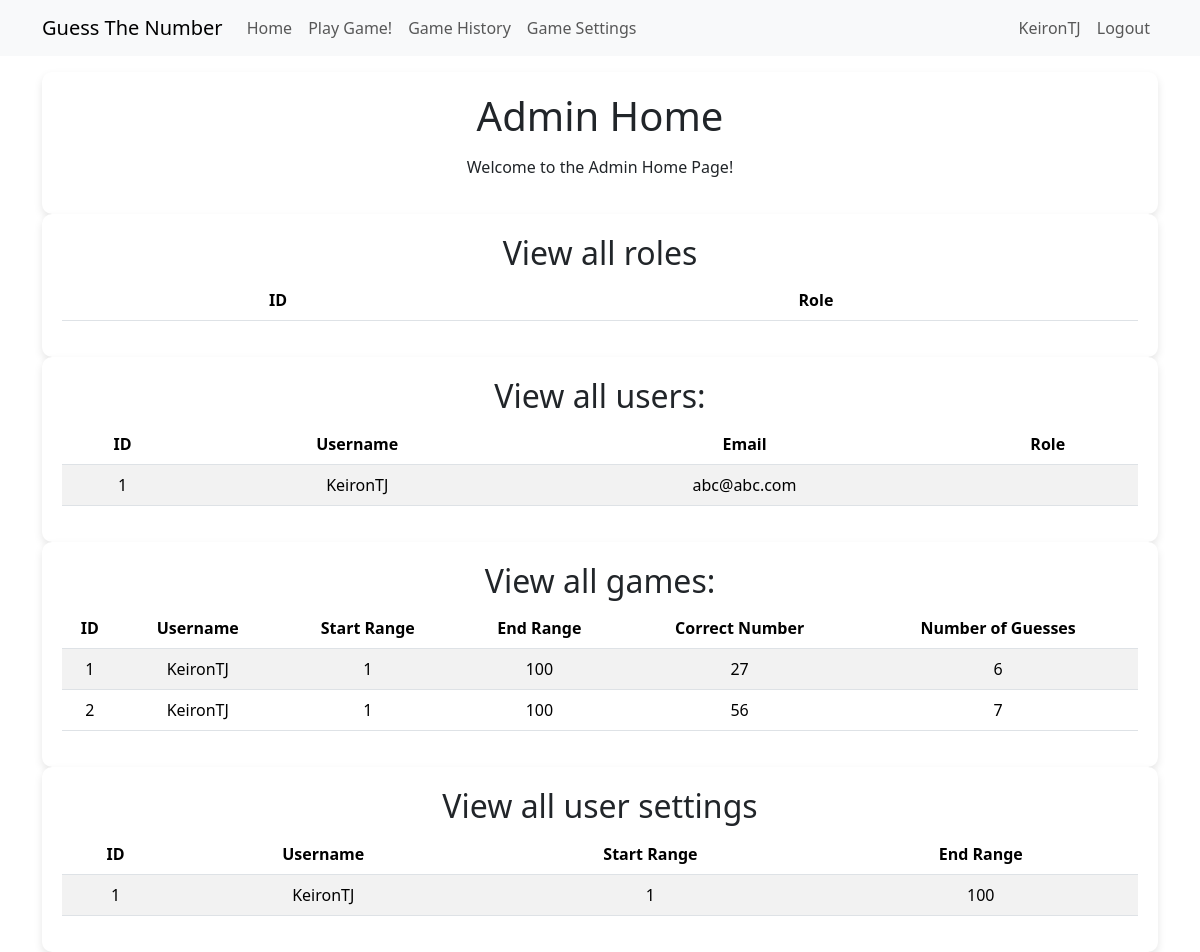
/admin_home (signed in), run on an earlier commit of the app's database.
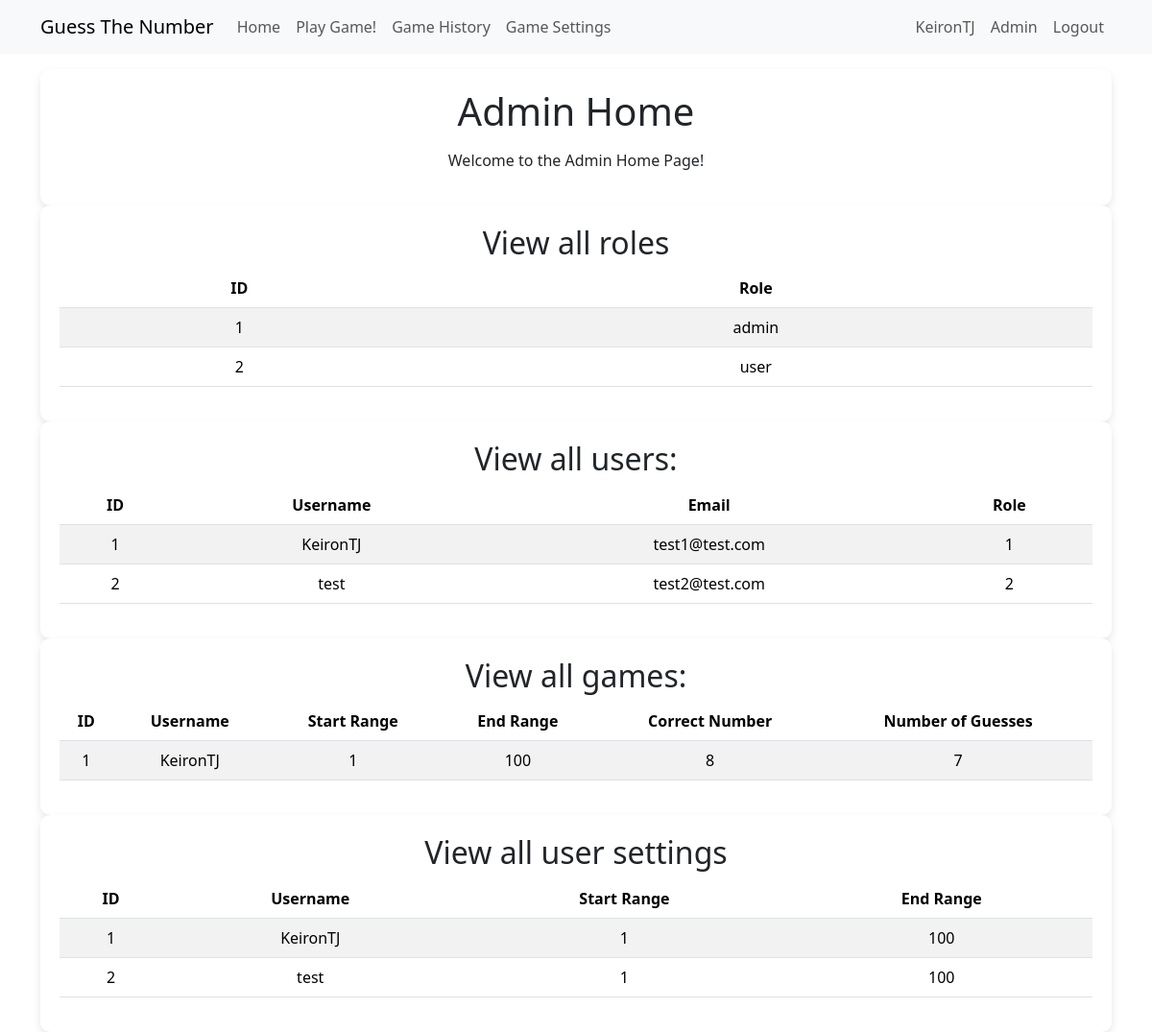
And on a later commit of the database.
### app/models.py (models this page shows, shortened)
class User(UserMixin, db.Model):
    id = db.Column(Integer, primary_key=True)
    username = db.Column(String(64), index=True, unique=True)
    email = db.Column(String(120), index=True, unique=True)
    password_hash = db.Column(String(256))
    guesses = so.relationship('GuessTheNumberHistory', back_populates='user')
    guess_settings = so.relationship('GuessTheNumberSettings', back_populates='user')
    roles = so.relationship('Role', secondary='user_roles', back_populates='users')
    def is_admin(self):
        return 'admin' in [role.name for role in self.roles]

class GuessTheNumberHistory(db.Model):
    id = db.Column(Integer, primary_key=True)
    user_id = db.Column(Integer, db.ForeignKey('user.id'))
    start_range = db.Column(Integer)
    end_range = db.Column(Integer)
    correct_number = db.Column(Integer)
    number_of_guesses = db.Column(Integer)
    user = so.relationship('User', back_populates='guesses')

class GuessTheNumberSettings(db.Model):
    id = db.Column(Integer, primary_key=True)
    user_id = db.Column(Integer, db.ForeignKey('user.id'))
    start_range = db.Column(Integer, default=1)
    end_range = db.Column(Integer, default=100)
    user = so.relationship('User', back_populates='guess_settings')

class Role(db.Model):
    id = db.Column(Integer, primary_key=True)
    name = db.Column(String(64), index=True, unique=True)
    users = so.relationship('User', secondary='user_roles', back_populates='roles')

### app/routes.py (the view)
@app.route('/admin_home', methods=['GET', 'POST'])
@login_required
@admin_required
def admin_home():
    users = db.session.query(User).all()
    roles = db.session.query(Role).all()
    user_roles = db.session.query(UserRoles).all()
    gamesettings = db.session.query(GuessTheNumberSettings).all()
    gamehistory = db.session.query(GuessTheNumberHistory).all()
    return render_template('admin_home.html',
                           title='Admin Home',
                           users=users,
                           roles=roles,
                           user_roles=user_roles,
                           gamesettings=gamesettings,
                           gamehistory=gamehistory)

### app/models.py (called while the page is built)
@login.user_loader
def load_user(id):
    return db.session.get(User, int(id))

### app/templates/admin_home.html
{% extends "base.html" %}
{% block content %}
<div class="customdiv">
    <h1>Admin Home</h1>
    <p class="customp">Welcome to the Admin Home Page!</p>
</div>
<div class="customdiv">
    <h2>View all roles</h2>
    <table class="table table-striped">
        <thead>
            <tr>
                <th>ID</th>
                <th>Role</th>
            </tr>
        </thead>
        <tbody>
            {% for role in roles %}
                <tr>
                    <td>{{ role.id }}</td>
                    <td>{{ role.name }}</td>
                </tr>
            {% endfor %}
        </tbody>
    </table>
</div>
<div class="customdiv">
    <h2>View all users:</h1>
    <table class="table table-striped">
        <thead>
            <tr>
                <th>ID</th>
                <th>Username</th>
                <th>Email</th>
                <th>Role</th>
            </tr>
        </thead>
        <tbody>
            {% for user in users %}
                <tr>
                    <td>{{ user.id }}</td>
                    <td>{{ user.username }}</td>
                    <td>{{ user.email }}</td>
                    <td>
                        {% for role in user.roles %}
                            {{ role.id }}
                        {% endfor %}
                    </td>
                </tr>
            {% endfor %}
        </tbody>
    </table>
</div>
<div class="customdiv">
    <h2>View all games:</h1>
    <table class="table table-striped">
        <thead>
            <tr>
                <th>ID</th>
                <th>Username</th>
                <th>Start Range</th>
                <th>End Range</th>
                <th>Correct Number</th>
                <th>Number of Guesses</th>
            </tr>
        </thead>
        <tbody>
            {% for game in gamehistory %}
                <tr>
                    <td>{{ game.id }}</td>
                    <td>{{ game.user.username }}</td>
                    <td>{{ game.start_range }}</td>
                    <td>{{ game.end_range }}</td>
                    <td>{{ game.correct_number }}</td>
                    <td>{{ game.number_of_guesses }}</td>
                </tr>
            {% endfor %}
        </tbody>
    </table>
</div>
<div class="customdiv">
    <h2>View all user settings</h2>
    <table class="table table-striped">
        <thead>
            <tr>
                <th>ID</th>
                <th>Username</th>
                <th>Start Range</th>
                <th>End Range</th>
            </tr>
        </thead>
        <tbody>
            {% for settings in gamesettings %}
                <tr>
                    <td>{{ settings.id }}</td>
                    <td>{{ settings.user.username }}</td>
                    <td>{{ settings.start_range }}</td>
                    <td>{{ settings.end_range }}</td>
                </tr>
            {% endfor %}
        </tbody>
    </table>
</div>
{% endblock %}

### app/templates/base.html (shortened to what this page needs)
<!doctype html>
<html lang="en">
<head>
    <link href="https://cdn.jsdelivr.net/npm/bootstrap@5.3.2/dist/css/bootstrap.min.css"
          rel="stylesheet"
>
    <link rel="stylesheet" href="{{ url_for('static', filename='style.css') }}">
</head>
<body>
    <nav class="navbar navbar-expand-lg bg-body-tertiary">
        <div class="container">
            <a class="navbar-brand" href="{{ url_for('guess_the_number') }}">Guess The Number</a>
            <div class="collapse navbar-collapse" id="navbarSupportedContent">
                <ul class="navbar-nav me-auto mb-2 mb-lg-0">
                    <li class="nav-item">
                        <a class="nav-link" aria-current="page" href="{{ url_for('index') }}">Home</a>
                    </li>
                    <li class="nav-item">
                        <a class="nav-link" aria-current="page" href=" {{ url_for('guess_the_number')}}">Play Game!</a>
                    </li>
                    <li class="nav-item">
                        <a class="nav-link" aria-current="page" href=" {{ url_for('guess_the_number_history') }}">Game History</a>
                    </li>
                    <li class="nav-item">
                        <a class="nav-link" aria-current="page" href="{{ url_for('guess_the_number_settings') }}">Game Settings</a>
                    </li>
                </ul>
                <ul class="navbar-nav mb-2 mb-lg-0">
                    {% if current_user.is_anonymous %}
                        <li class="nav-item">
                            <a class="nav-link" aria-current="page" href="{{ url_for('login') }}"">Login</a>
                        </li>
                    {% else %}
                        <li class="nav-item">
                            <a class="nav-link" aria-current="page" href="{{ url_for('index')}} ">{{ current_user.username }}</a>
                        </li>
                        {% if current_user.is_admin() %}
                            <li class="nav-item">
                                <a class="nav-link" aria-current="page" href="{{ url_for('admin_home') }}">Admin</a>
                            </li>
                        {% endif %}
                        <li class="nav-item">
                            <a class="nav-link" aria-current="page" href="{{ url_for('logout')}} ">Logout</a>
                        </li>
                    {% endif %}
                </ul>
            </div>
        </div>
    </nav>
    <div class="container mt-3">
        {% block content %}{% endblock %}
    </div>
</body>
</html>

### app/static/style.css (style rules this page uses)
.customdiv { background-color: white; padding: 20px; border-radius: 10px; box-shadow: 0 4px 8px rgba(0,0,0,0.1); text-align: center; }
.customform .customp, .customdiv .customp { margin: 15px 0; }

What changed in the data, as far as the page shows it:
removed GuessTheNumberHistory: id "2", user.username "KeironTJ", start_range "1", end_range "100", correct_number "56", number_of_guesses "7"
changed User "KeironTJ": email "abc@abc.com" → "test1@test.com"
added Role: id "1", name "admin"
added Role: id "2", name "user"
added User: id "2", username "test", email "test2@test.com"
changed GuessTheNumberHistory "KeironTJ": correct_number "27" → "8"; number_of_guesses "6" → "7"
added GuessTheNumberSettings: id "2", user.username "test", start_range "1", end_range "100"
Also different on the page:
text now shown: "Admin"
